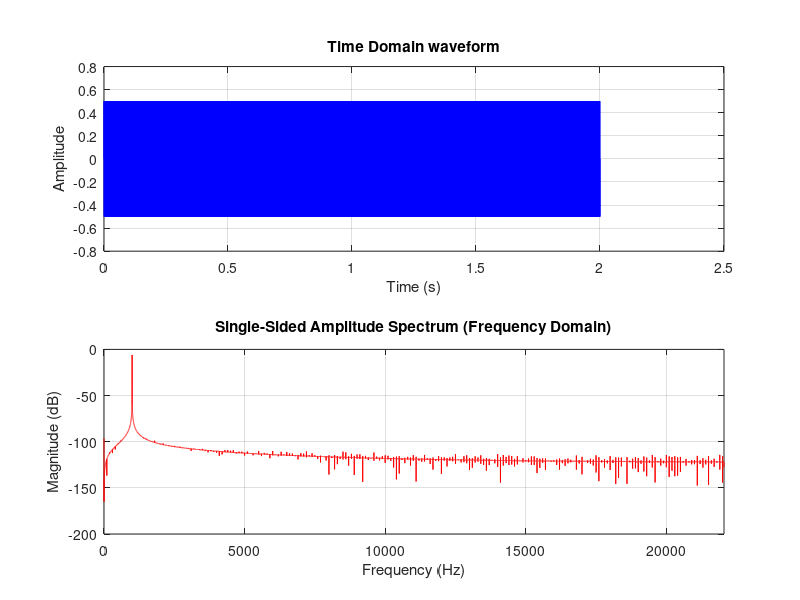

MATLAB code for this plot:
% audio_processor.m
% Script to read, analyze, and process audio signals.
clear; clc; close all;

%% 1. Configuration
% We will look for an audio file in the data/ folder.
filename = fullfile('..', 'data', 'test_audio.wav');

% Generate a temporary test tone if the file does not exist
if ~isfile(filename)
    disp('Test file not found in data/. Generating a 1kHz sine wave for testing...');
    fs = 44100; % Sampling frequency (Hz)
    t = 0:1/fs:2; % 2 seconds duration
    audio_data = 0.5 * sin(2 * pi * 1000 * t)'; % 1kHz tone
    
    % Ensure data directory exists
    if ~exist(fullfile('..', 'data'), 'dir')
        mkdir(fullfile('..', 'data'));
    end
    audiowrite(filename, audio_data, fs);
else
    disp(['Found test file: ', filename]);
end

%% 2. Load Audio
[audio_data, fs] = audioread(filename);

% If stereo, convert to mono for basic processing by averaging channels
if size(audio_data, 2) > 1
    audio_data = mean(audio_data, 2);
end

num_samples = length(audio_data);
duration = num_samples / fs;
time_vector = linspace(0, duration, num_samples);

disp(['Successfully loaded audio. Duration: ', num2str(duration), ' seconds.']);
disp(['Sampling Frequency: ', num2str(fs), ' Hz']);

%% 3. Time Domain Analysis
figure('Name', 'Audio Signal Analysis', 'NumberTitle', 'off', 'Position', [100, 100, 800, 600]);

subplot(2, 1, 1);
plot(time_vector, audio_data, 'b');
title('Time Domain waveform');
xlabel('Time (s)');
ylabel('Amplitude');
grid on;

%% 4. Frequency Domain Analysis (FFT)
% Compute the Fast Fourier Transform
fft_result = fft(audio_data);

% Compute the two-sided spectrum, then the one-sided spectrum
P2 = abs(fft_result / num_samples);
P1 = P2(1:floor(num_samples/2)+1);
P1(2:end-1) = 2 * P1(2:end-1);

% Define frequency array
f = fs * (0:(floor(num_samples/2))) / num_samples;

subplot(2, 1, 2);
plot(f, 20*log10(P1), 'r'); % Plot magnitude in Decibels
title('Single-Sided Amplitude Spectrum (Frequency Domain)');
xlabel('Frequency (Hz)');
ylabel('Magnitude (dB)');
xlim([0, fs/2]); % Limit to Nyquist frequency
grid on;

disp('Analysis complete. Close the figure to finish.');
